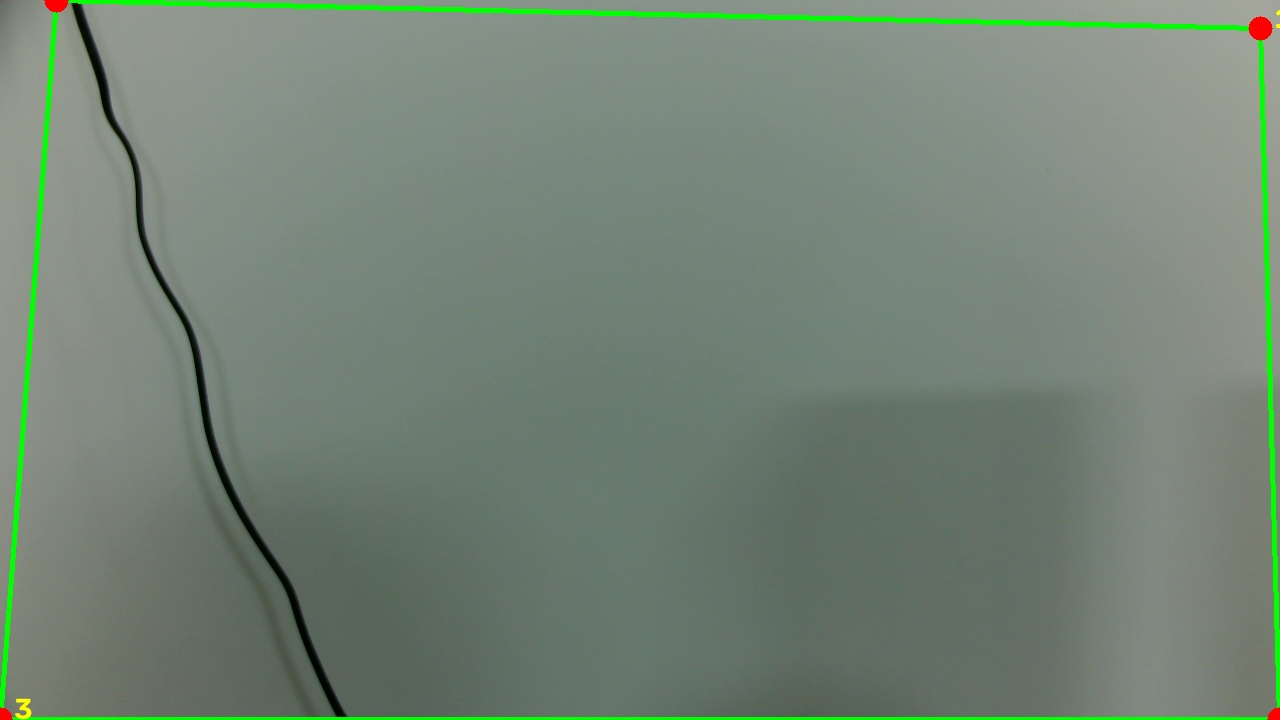
#> input picture optical-guidance-data/diagnostics/202610/calib_20261008_145534.jpg, 1280 x 720 px; its folder holds only this picture in this run
$ python -i calibration_service.py   (imports and definitions only)
#> lines starting #> are read from the running program, lines starting #| are printed output that depends on the picture
### backend/app/config.py
# -*- coding: utf-8 -*-
"""光学引导系统 · 全局配置。

本项目自身的约定：
- 数据落在项目根的 optical-guidance-data/，一级目录是**固定契约**；
- 库里只存相对 DATA_DIR 的路径；
- 业务代码不手写目录字符串，一律走 data_path() / data_relative()。
"""
import os
import re
from pathlib import Path

BASE_DIR = Path(__file__).resolve().parents[1]        # backend/
PROJECT_DIR = BASE_DIR.parent                          # 项目根


def _load_local_env() -> None:
    """.env 里本地覆盖（只在环境变量未设置时生效）。"""
    env_file = BASE_DIR / ".env"
    if not env_file.exists():
        return
    for raw in env_file.read_text(encoding="utf-8").splitlines():
        line = raw.strip()
        if not line or line.startswith("#") or "=" not in line:
            continue
        key, _, value = line.partition("=")
        key, value = key.strip(), value.strip().strip('"').strip("'")
        if key and key not in os.environ:
            os.environ[key] = value


_load_local_env()

# ── 服务 ────────────────────────────────────────────────────
HOST = os.getenv("HOST", "0.0.0.0")
# 后端端口（与其它本地服务错开）
PORT = int(os.getenv("PORT", "8002"))
RELOAD = os.getenv("RELOAD", "true").lower() == "true"

ALLOWED_ORIGINS = [
    o.strip() for o in os.getenv(
        "CORS_ORIGINS",
        "http://localhost:5174,http://127.0.0.1:5174"
    ).split(",") if o.strip()
]

# ── 数据库 ──────────────────────────────────────────────────
DB_DRIVER = os.getenv("DB_DRIVER", "sqlite")
DATABASE_URL = os.getenv("DATABASE_URL") or f"sqlite:///{(BASE_DIR / 'optical-guidance.db').as_posix()}"

# AI 模型仓库（一个模型一个目录）
MODEL_REGISTRY_DIR = BASE_DIR / "model_registry"

# ── 数据目录 ────────────────────────────────────────────────
# DATA_DIR 下的一级目录是**固定契约**：
#   <DATA_DIR>/
#   ├── snapshots/      判定瞬间抓拍   <YYYYMMDD>/<run_id>_step<NN>_<ok|wrong>.jpg
#   ├── recordings/     工序录像       <YYYYMMDD>/<run_id>.avi
#   └── diagnostics/    标定/诊断调试图 <YYYYMM>/calib_<时间戳>.jpg
# 库里存的一律是相对 DATA_DIR 的路径（如 snapshots/20261008/xxx.jpg），
# 所以搬动 DATA_DIR 本身不用改数据；但改一级目录名必须同步迁移文件与库内路径。
DEFAULT_DATA_DIR = PROJECT_DIR / "optical-guidance-data"
DATA_DIR = str(Path(os.getenv("DATA_DIR", DEFAULT_DATA_DIR)).resolve())

DATA_SUBDIRS = ("snapshots", "recordings", "diagnostics")


class DataPathError(ValueError):
    """给出的路径越出了 DATA_DIR。"""


_DRIVE_PREFIX = re.compile(r"^[A-Za-z]:")


# [24 lines left out: functions _safe_part, data_path, data_relative, not called in this run]


def ensure_data_dirs() -> None:
    for name in DATA_SUBDIRS:
        data_path(name).mkdir(parents=True, exist_ok=True)


# ── 投影坐标系 ──────────────────────────────────────────────
# 投影仪分辨率（料盒/取料位都定义在这个坐标系里）
PROJ_W = int(os.getenv("PROJ_W", "1024"))
PROJ_H = int(os.getenv("PROJ_H", "768"))

# ── 摄像头默认参数 ──────────────────────────────────────────
CAM_DEFAULT_WIDTH = int(os.getenv("CAMERA_FRAME_WIDTH", "1280"))
CAM_DEFAULT_HEIGHT = int(os.getenv("CAMERA_FRAME_HEIGHT", "720"))
# 降级候选顺序：本机实测 1920x1080 能开能读但全黑，所以把它排到最后，
# 优先试 1024x768 / 960x540 / 800x600 / 640x480 这些确实出画面的档位。
CAM_FALLBACK_RESOLUTIONS = ((1280, 720), (1024, 768), (960, 540),
                            (800, 600), (640, 480), (1920, 1080))

# ── 引导判定 ────────────────────────────────────────────────
HAND_DWELL_SEC = float(os.getenv("HAND_DWELL_SEC", "0.12"))
CALIB_SETTLE_SEC = float(os.getenv("CALIB_SETTLE_SEC", "0.45"))
CALIB_SAMPLES = int(os.getenv("CALIB_SAMPLES", "5"))
# 推流限速（秒/帧）
STREAM_INTERVAL_SEC = float(os.getenv("RUNTIME_STREAM_INTERVAL_SECONDS", "0.05"))

### backend/app/services/projector_service.py
# -*- coding: utf-8 -*-
"""投影画面状态机。

投影页（浏览器 kiosk 全屏到副屏）按固定节奏拉取这里的快照并渲染，
所以标定用的「全黑/全白」和运行时的「红绿引导」都只是同一个状态的不同 mode。
"""
import threading
import time
from typing import Any, Dict, Optional

from .. import config
from ..core import guide_config


class ProjectorService:
    def __init__(self):
        self._lock = threading.Lock()
        # 动画相关字段随有效引导配置走（默认取自 guide_config，运行时会被覆盖）
        self._state: Dict[str, Any] = {
            "mode": "idle",
            "proj_size": [config.PROJ_W, config.PROJ_H],
            "targets": [],
            "colors": {},
            "step_index": 0,
            "step_total": 0,
            "step_text": "",
            "instruction": "",
            "hand_xy": None,
            "progress": None,
            "flash": None,
            "message": "等待启动",
            "announce": None,          # 开始/结束提示 {text, tone: 'start'|'end'}
            "seq": 0,
            # ── 引导动画参数（前端据此渲染脉冲 / 进度环 / 箭头） ──
            "pulse_enabled": guide_config.DEFAULT["pulse_enabled"],
            "pulse_period_ms": guide_config.DEFAULT["pulse_period_ms"],
            "ring_enabled": guide_config.DEFAULT["ring_enabled"],
            "arrow_enabled": guide_config.DEFAULT["arrow_enabled"],
        }
        self._flash_until = 0.0

    # ---------- 写 ----------
    # [12 lines left out: functions snapshot, _bump, not called in this run]

    def set_mode(self, mode: str, message: str = ""):
        self._bump(mode=mode, message=message)

    # [43 lines left out: functions set_idle, set_stale, set_announce, update_guide, not called in this run]


projector_service = ProjectorService()

### backend/app/services/calibration_service.py
# -*- coding: utf-8 -*-
"""启动标定：投影仪/摄像头位置可能每次变，所以每次启动先做一次对齐。

原理（对台面颜色、环境光都不敏感）：
  1) 投影打「全黑」-> 摄像头拍 dark
  2) 投影打「全白」-> 摄像头拍 light
  3) |light - dark| 只有投影照到的地方会变亮 -> OTSU 阈值 + 最大轮廓 = 投影覆盖区
  4) 取该区域四角 -> 单应矩阵 H：投影画面坐标 -> 摄像头画面坐标
"""
import time
from typing import Optional

import cv2
import numpy as np

from .. import config
from .projector_service import projector_service


# [83 lines left out: functions _grab_avg, _order_quad, _candidate, _pick_quad, not called in this run]


def calibrate(source, debug_abs_path: Optional[str] = None) -> dict:
    """执行一次标定。返回 {ok, ...}；失败时带 reason。"""
    if source is None or not source.is_open:
        return {"ok": False, "reason": "摄像头未就绪"}

    projector_service.set_mode("black", "标定中：投影全黑")
    time.sleep(config.CALIB_SETTLE_SEC)
    dark = _grab_avg(source, config.CALIB_SAMPLES)

    projector_service.set_mode("white", "标定中：投影全白")
    time.sleep(config.CALIB_SETTLE_SEC)
    light = _grab_avg(source, config.CALIB_SAMPLES)

    if dark is None or light is None:
        projector_service.set_mode("idle", "标定失败")
        return {"ok": False, "reason": "摄像头取帧失败（可能被别的程序占用）"}

    diff = cv2.absdiff(light, dark)
    gray = cv2.cvtColor(diff, cv2.COLOR_BGR2GRAY)
    gray = cv2.GaussianBlur(gray, (7, 7), 0)

    # 先看"投影黑白切换到底有没有让画面变化"。这一步很关键：
    # 如果差分图基本全黑，说明投影光没照到摄像头视野里，后面无论找到什么形状
    # 都是噪声，必须直接判失败，否则会给出一个看似成功、实则乱来的单应矩阵。
    strength = float(gray.mean())
    peak = float(np.percentile(gray, 99.5))
    h, w = gray.shape[:2]
    if strength < 3.0 or peak < 20.0:
        projector_service.set_mode("idle", "标定失败")
        _save_debug(debug_abs_path, light, dark, diff, None)
        return {
            "ok": False,
            "reason": (f"投影黑白切换后画面几乎没有变化（差分均值 {strength:.1f}、"
                       f"99.5 分位 {peak:.0f}）。说明投影光没照到摄像头视野内："
                       "请确认投影仪正在出光并且正对着摄像头能看到的台面。"),
        }

    picked, reason = _pick_quad(gray, w, h)
    if picked is None:
        projector_service.set_mode("idle", "标定失败")
        _save_debug(debug_abs_path, light, dark, diff, None)
        return {"ok": False, "reason": reason}

    quad, area, warning, touching = picked

    # 太小的区域不认（投影基本没照到）
    if area < 0.02 * w * h:
        projector_service.set_mode("idle", "标定失败")
        _save_debug(debug_abs_path, light, dark, diff, quad)
        return {"ok": False,
                "reason": f"投影区域过小（{area:.0f}px²），请确认投影仪正在出光并对着台面"}

    # 对比太弱也不认（投影几乎没变化 -> 多半是没投到 / 环境光过强）
    if float(gray.max()) < 8:
        projector_service.set_mode("idle", "标定失败")
        _save_debug(debug_abs_path, light, dark, diff, quad)
        return {"ok": False,
                "reason": "黑白差分几乎没有变化：投影可能没照到摄像头视野，或投影仪未出光"}

    src = np.float32([[0, 0], [config.PROJ_W - 1, 0],
                      [config.PROJ_W - 1, config.PROJ_H - 1], [0, config.PROJ_H - 1]])
    H = cv2.findHomography(src, quad)[0]
    if H is None:
        projector_service.set_mode("idle", "标定失败")
        return {"ok": False, "reason": "单应矩阵求解失败"}

    Hinv = np.linalg.inv(H)
    _save_debug(debug_abs_path, light, dark, diff, quad)

    projector_service.set_mode("idle", "标定完成")
    return {
        "ok": True,
        "proj_size": [config.PROJ_W, config.PROJ_H],
        "quad_cam": quad.tolist(),
        "area": area,
        "touching_edges": int(touching),
        "warning": warning,
        "homography": H.tolist(),
        "homography_inv": Hinv.tolist(),
        "frame_shape": list(light.shape[:2]),
    }


# [118 lines left out: functions render_selfcheck, _save_debug, detect_cameras, not called in this run]

>>> import cv2
>>> picture = cv2.imread('../../../optical-guidance-data/diagnostics/202610/calib_20261008_145534.jpg', cv2.IMREAD_GRAYSCALE)
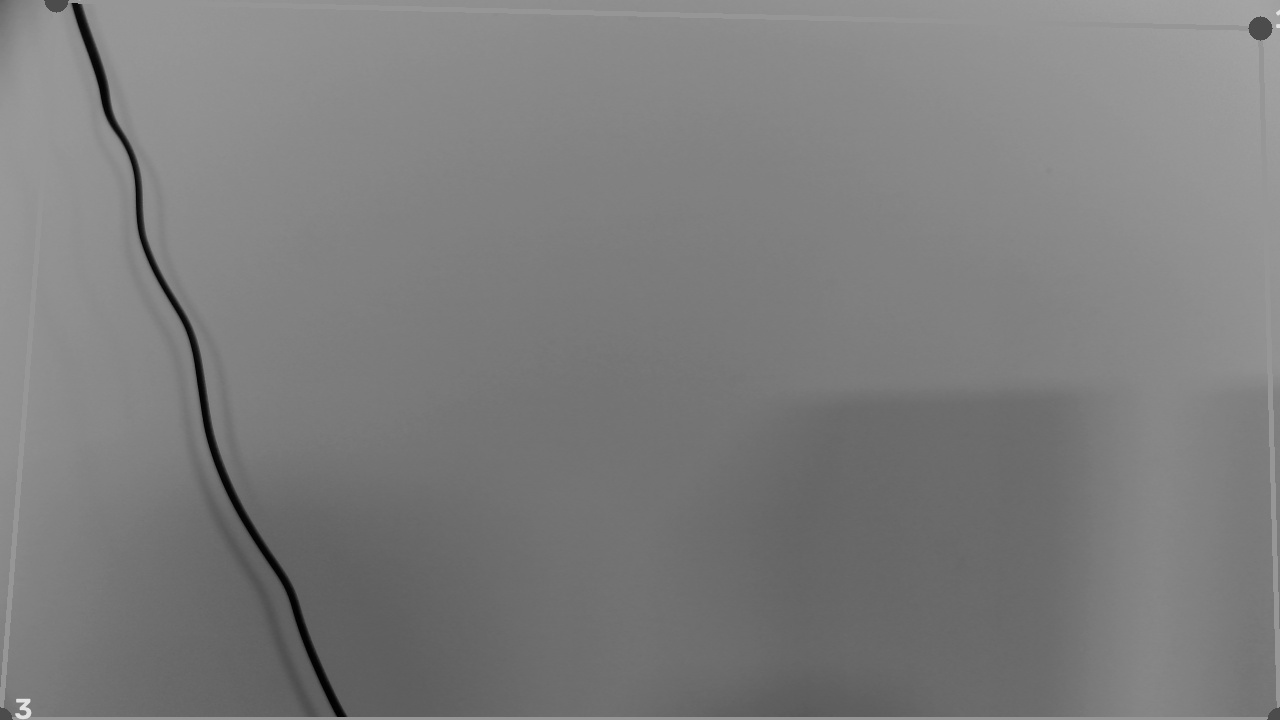
#> picture: shape (720, 1280); min 0, max 230, mean 125.2
#> (the run stopped early here; a loop or call above may not have finished)

$ run again, on optical-guidance-data/diagnostics/202610/calib_20261014_152912.jpg
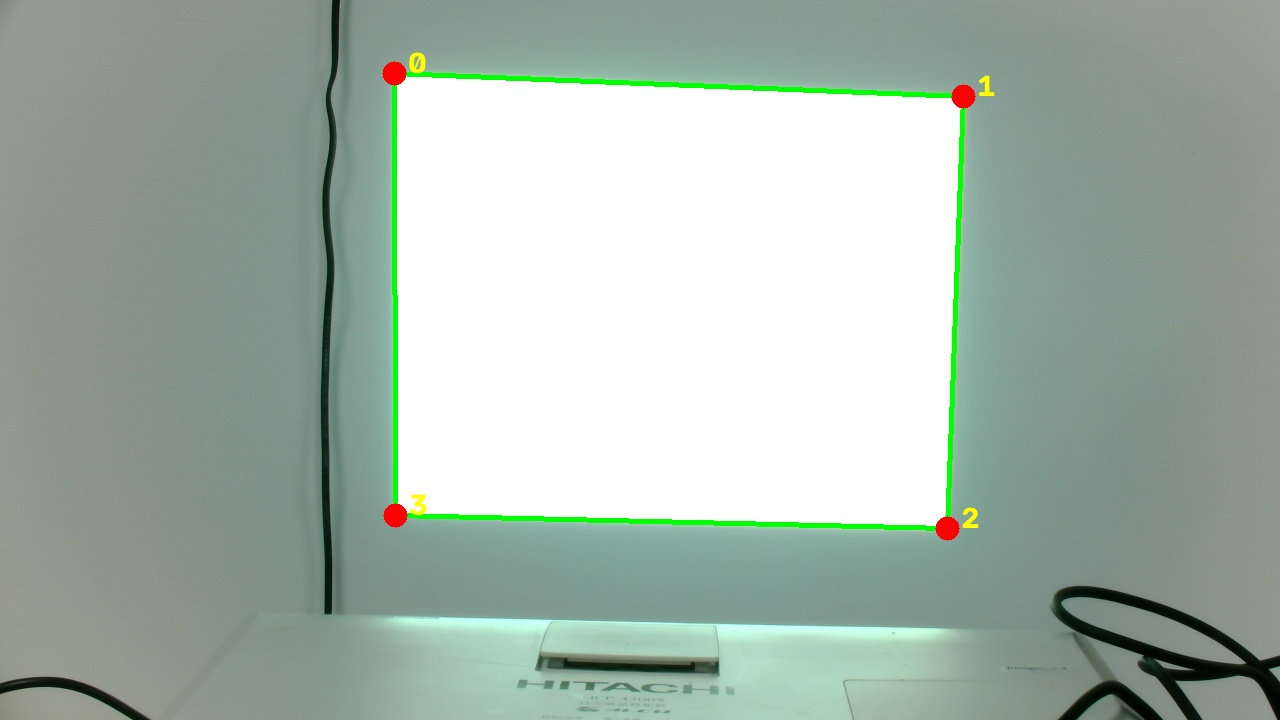
#> input picture optical-guidance-data/diagnostics/202610/calib_20261014_152912.jpg, 1280 x 720 px
#> `picture = cv2.imread('../../../optical-guidance-data/diagnostics/20261..`:
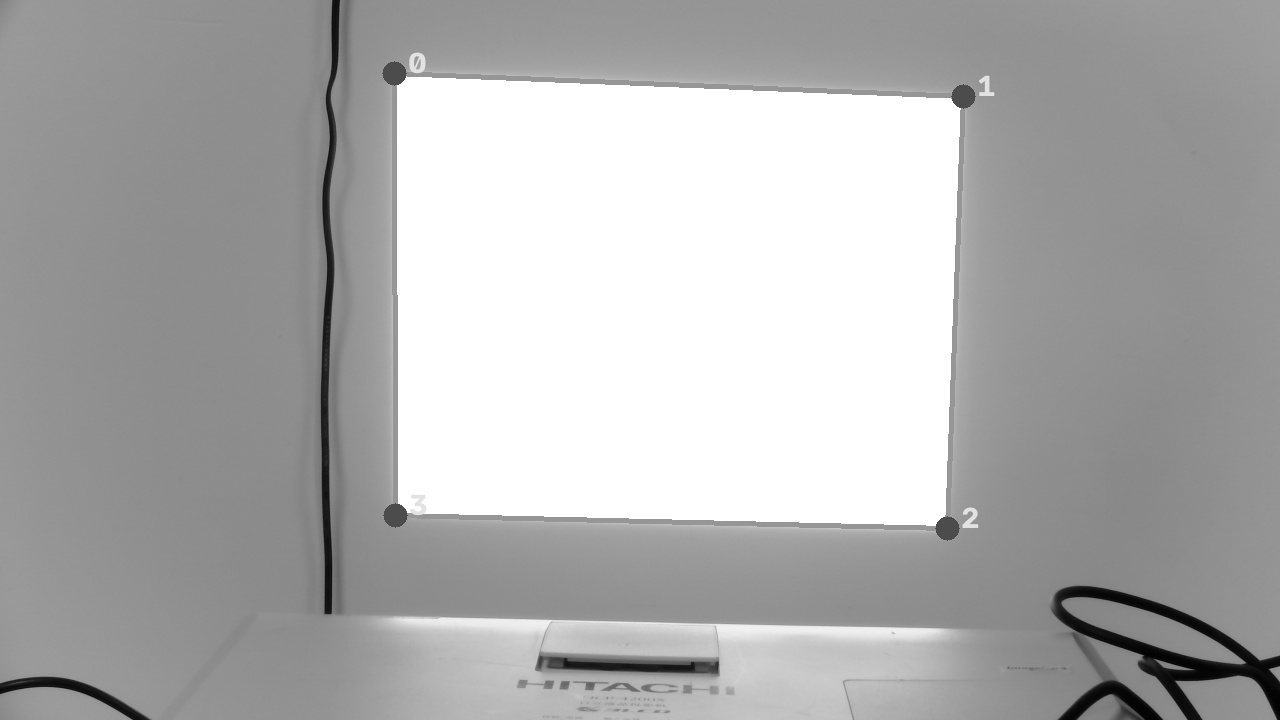
#> picture: shape (720, 1280); min 0, max 255, mean 174.5
